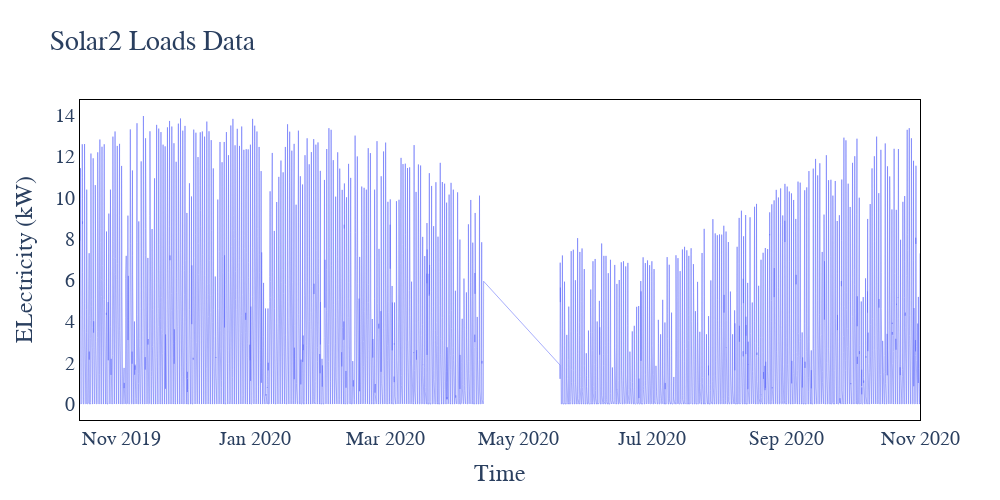

Notebook code cell kept with this figure:
### Markdown cell above
## Compared to Solar2 and Solar4, the Solar3 is irregular. 
- We considered either to scalled up the consumption, omit the abnormal periods, or using real pattern to patch the abnormal periods.
- We ended up using the Solar 2 data for compensation.
- This is a pure assumption based compensation hence we didn't include it as data preprocessing as the other choices might give better results

### Code cell
check_loads_plot(data_cleanned_v2, 'Solar2')

### Figure 1 — Plotly figure (JSON) as saved in the notebook; plotly's stock layout.template omitted (floating-point values rounded to 4 significant figures; data arrays with more than 128 entries replaced by an {"elided": "..."} marker saying what was removed)
{"data": [{"line": {"width": 0.8}, "name": "Solar2", "opacity": 0.7, "type": "scatter", "x": {"elided": "33600 str values"}, "y": {"elided": "33600 float values"}}], "layout": {"font": {"family": "Times New Roman", "size": 20}, "height": 500, "plot_bgcolor": "rgba(0,0,0,0)", "title": {"text": "Solar2 Loads Data"}, "width": 1000, "xaxis": {"linecolor": "black", "linewidth": 1, "mirror": true, "showgrid": false, "showline": true, "title": {"text": "Time"}}, "yaxis": {"linecolor": "black", "linewidth": 1, "mirror": true, "showgrid": false, "showline": true, "title": {"text": "ELectricity (kW)"}}}}
